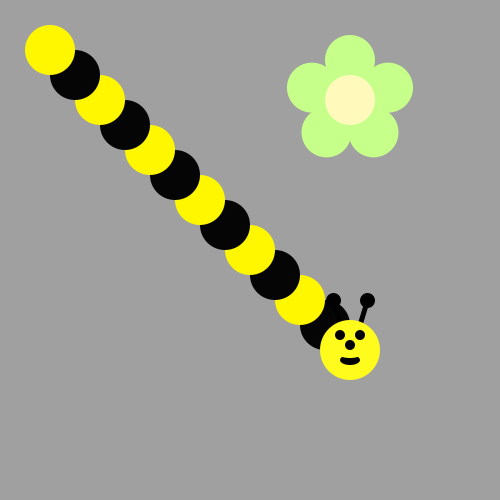
Frame 1 (no input)
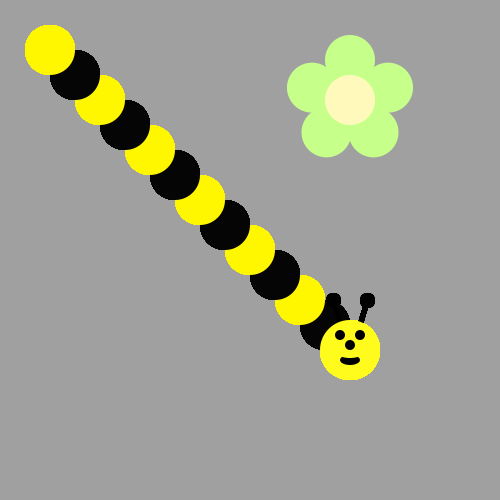
Frame 60 (the mouse pressed at the canvas centre just before this capture)
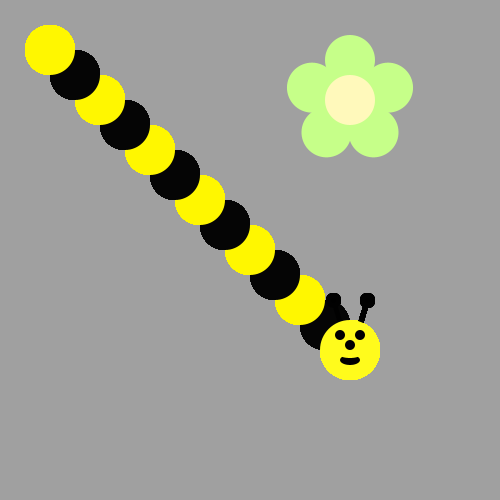
Frame 120 (the mouse held since frame 60 and released just before this capture)

The Processing sketch that drew these frames (run headless with seeded random() and noise(); from frame 60 on, the mouse is pressed at the canvas centre):

// Processing sketch: bumble_bee
// ── bumble_bee.pde
void draw() {
/*Use a loop to make a body for the Bee!
Then put his head on using drawBeeFace(x,y)
Use Modulo to make the colors alternate 
*/
for (int i = 13; i > 1; i--){
if (i % 2 == 0) {
        fill(#FFF700);
ellipse(i*25,i*25,50,50);
    }
    else {
       fill(#050505);
ellipse(i*25,i*25,50,50);
    }
}    
drawBeeFace(350,350);





}

void drawFlower(int x, int y) {
     noStroke();
     translate(x, y);
     // draw 5 petals, rotating after each one
     fill(#c6ff89);      // green
      for (int i = 0; i < 5; i++) {
           ellipse(0, -40, 50, 50);
          rotate(radians(72));
     }
     fill(#fff9bb); // light yellow
     ellipse(0, 0, 50, 50);
     
} 
void drawBeeFace(int BeeFaceX, int BeeFaceY) {
     noStroke();
     fill(0, 0, 0);
     stroke(1);
     strokeWeight(5);
     line(BeeFaceX-10, BeeFaceY-27, BeeFaceX-17, BeeFaceY-50);
     line(BeeFaceX+10, BeeFaceY-27, BeeFaceX+17, BeeFaceY-50);
     ellipse(BeeFaceX-17, BeeFaceY-50, 10, 10);
     ellipse(BeeFaceX+17, BeeFaceY-50, 10, 10);
     noStroke();
     fill(255, 251, 28);
     ellipse(BeeFaceX, BeeFaceY, 60, 60); // face
     fill(255, 237, 209);
     fill(0,0,0);
      ellipse(BeeFaceX-10, BeeFaceY-15, 10, 10); // eyes
     ellipse(BeeFaceX+10, BeeFaceY-15, 10, 10);
      ellipse(BeeFaceX, BeeFaceY-5, 10, 10); // nose
      ellipse(BeeFaceX, BeeFaceY+10, 20, 10);// mouth
     fill(255, 251, 28);
     ellipse(BeeFaceX, BeeFaceY+5, 20, 6);
}

void setup() {
     ellipseMode(CENTER);
     size(500, 500);
     background(160, 160, 160);
      drawFlower(350, 100);
}
